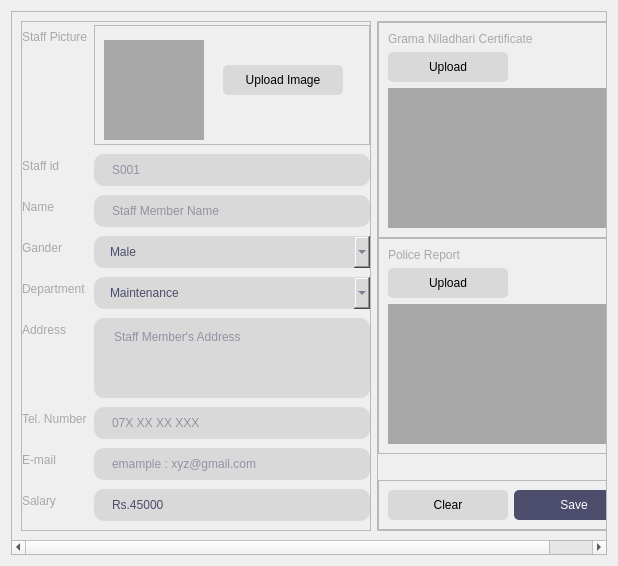
<?xml version="1.0" encoding="UTF-8"?>
<ui version="4.0">
 <class>add_staff_form</class>
 <widget class="QWidget" name="add_staff_form">
  <property name="geometry">
   <rect>
    <x>0</x>
    <y>0</y>
    <width>618</width>
    <height>566</height>
   </rect>
  </property>
  <property name="minimumSize">
   <size>
    <width>335</width>
    <height>400</height>
   </size>
  </property>
  <property name="windowTitle">
   <string>Form</string>
  </property>
  <layout class="QHBoxLayout" name="horizontalLayout">
   <item>
    <widget class="QScrollArea" name="scrollArea_3">
     <property name="minimumSize">
      <size>
       <width>200</width>
       <height>0</height>
      </size>
     </property>
     <property name="styleSheet">
      <string notr="true"/>
     </property>
     <property name="widgetResizable">
      <bool>true</bool>
     </property>
     <widget class="QWidget" name="scrollAreaWidgetContents_8">
      <property name="geometry">
       <rect>
        <x>0</x>
        <y>0</y>
        <width>692</width>
        <height>529</height>
       </rect>
      </property>
      <layout class="QHBoxLayout" name="horizontalLayout_12">
       <item>
        <widget class="QFrame" name="frame_19">
         <property name="frameShape">
          <enum>QFrame::StyledPanel</enum>
         </property>
         <property name="frameShadow">
          <enum>QFrame::Raised</enum>
         </property>
         <layout class="QVBoxLayout" name="verticalLayout_24">
          <property name="leftMargin">
           <number>0</number>
          </property>
          <property name="topMargin">
           <number>0</number>
          </property>
          <property name="rightMargin">
           <number>0</number>
          </property>
          <property name="bottomMargin">
           <number>0</number>
          </property>
          <item>
           <layout class="QFormLayout" name="formLayout_3">
            <item row="0" column="0">
             <widget class="QLabel" name="label_36">
              <property name="styleSheet">
               <string notr="true">font: 700 10pt &quot;SF Pro Display&quot;;
color: #a8a8a8;</string>
              </property>
              <property name="text">
               <string>Staff Picture</string>
              </property>
             </widget>
            </item>
            <item row="1" column="0">
             <widget class="QLabel" name="label_28">
              <property name="styleSheet">
               <string notr="true">font: 700 10pt &quot;SF Pro Display&quot;;
color: #a8a8a8;</string>
              </property>
              <property name="text">
               <string>Staff id</string>
              </property>
             </widget>
            </item>
            <item row="1" column="1">
             <widget class="QLineEdit" name="upload_s_id_2">
              <property name="styleSheet">
               <string notr="true">QLineEdit{
    background-color: #D9D9D9;
	font: 10pt &quot;SF Pro Display&quot;;
    color: #4C4C6C;
    border: none;
    border-radius: 10px;
    padding: 8px 16px; 
	text-align: left;
}</string>
              </property>
              <property name="placeholderText">
               <string>S001</string>
              </property>
             </widget>
            </item>
            <item row="2" column="0">
             <widget class="QLabel" name="label_29">
              <property name="styleSheet">
               <string notr="true">font: 700 10pt &quot;SF Pro Display&quot;;
color: #a8a8a8;</string>
              </property>
              <property name="text">
               <string>Name</string>
              </property>
             </widget>
            </item>
            <item row="2" column="1">
             <widget class="QLineEdit" name="upload_s_name_2">
              <property name="styleSheet">
               <string notr="true">QLineEdit{
    background-color: #D9D9D9;
	font: 10pt &quot;SF Pro Display&quot;;
    color: #4C4C6C;
    border: none;
    border-radius: 10px;
    padding: 8px 16px; 
	text-align: left;
}</string>
              </property>
              <property name="placeholderText">
               <string>Staff Member Name</string>
              </property>
             </widget>
            </item>
            <item row="3" column="0">
             <widget class="QLabel" name="label_30">
              <property name="styleSheet">
               <string notr="true">font: 700 10pt &quot;SF Pro Display&quot;;
color: #a8a8a8;</string>
              </property>
              <property name="text">
               <string>Gander</string>
              </property>
             </widget>
            </item>
            <item row="4" column="0">
             <widget class="QLabel" name="label_31">
              <property name="styleSheet">
               <string notr="true">font: 700 10pt &quot;SF Pro Display&quot;;
color: #a8a8a8;</string>
              </property>
              <property name="text">
               <string>Department</string>
              </property>
             </widget>
            </item>
            <item row="5" column="0">
             <widget class="QLabel" name="label_32">
              <property name="styleSheet">
               <string notr="true">font: 700 10pt &quot;SF Pro Display&quot;;
color: #a8a8a8;</string>
              </property>
              <property name="text">
               <string>Address</string>
              </property>
             </widget>
            </item>
            <item row="5" column="1">
             <widget class="QTextEdit" name="upload_s_address_2">
              <property name="maximumSize">
               <size>
                <width>16777215</width>
                <height>80</height>
               </size>
              </property>
              <property name="styleSheet">
               <string notr="true">QTextEdit{
    background-color: #D9D9D9;
	font: 10pt &quot;SF Pro Display&quot;;
    color: #4C4C6C;
    border: none;
    border-radius: 10px;
    padding: 8px 16px; 
	text-align: left;
}</string>
              </property>
              <property name="placeholderText">
               <string>Staff Member's Address</string>
              </property>
             </widget>
            </item>
            <item row="6" column="0">
             <widget class="QLabel" name="label_33">
              <property name="styleSheet">
               <string notr="true">font: 700 10pt &quot;SF Pro Display&quot;;
color: #a8a8a8;</string>
              </property>
              <property name="text">
               <string>Tel. Number</string>
              </property>
             </widget>
            </item>
            <item row="6" column="1">
             <widget class="QLineEdit" name="upload_s_tel_2">
              <property name="styleSheet">
               <string notr="true">QLineEdit{
    background-color: #D9D9D9;
	font: 10pt &quot;SF Pro Display&quot;;
    color: #4C4C6C;
    border: none;
    border-radius: 10px;
    padding: 8px 16px; 
	text-align: left;
}</string>
              </property>
              <property name="placeholderText">
               <string>07X XX XX XXX</string>
              </property>
             </widget>
            </item>
            <item row="7" column="0">
             <widget class="QLabel" name="label_34">
              <property name="styleSheet">
               <string notr="true">font: 700 10pt &quot;SF Pro Display&quot;;
color: #a8a8a8;</string>
              </property>
              <property name="text">
               <string>E-mail</string>
              </property>
             </widget>
            </item>
            <item row="7" column="1">
             <widget class="QLineEdit" name="upload_s_email_2">
              <property name="styleSheet">
               <string notr="true">QLineEdit{
    background-color: #D9D9D9;
	font: 10pt &quot;SF Pro Display&quot;;
    color: #4C4C6C;
    border: none;
    border-radius: 10px;
    padding: 8px 16px; 
	text-align: left;
}</string>
              </property>
              <property name="placeholderText">
               <string>emample : xyz@gmail.com</string>
              </property>
             </widget>
            </item>
            <item row="8" column="0">
             <widget class="QLabel" name="label_35">
              <property name="styleSheet">
               <string notr="true">font: 700 10pt &quot;SF Pro Display&quot;;
color: #a8a8a8;</string>
              </property>
              <property name="text">
               <string>Salary</string>
              </property>
             </widget>
            </item>
            <item row="8" column="1">
             <widget class="QLineEdit" name="upload_s_salary_2">
              <property name="styleSheet">
               <string notr="true">QLineEdit{
    background-color: #D9D9D9;
	font: 10pt &quot;SF Pro Display&quot;;
    color: #4C4C6C;
    border: none;
    border-radius: 10px;
    padding: 8px 16px; 
	text-align: left;
}</string>
              </property>
              <property name="text">
               <string>Rs.45000</string>
              </property>
              <property name="placeholderText">
               <string>Rs. 45000.00</string>
              </property>
             </widget>
            </item>
            <item row="0" column="1">
             <widget class="QFrame" name="frame_25">
              <property name="sizePolicy">
               <sizepolicy hsizetype="Minimum" vsizetype="Minimum">
                <horstretch>0</horstretch>
                <verstretch>0</verstretch>
               </sizepolicy>
              </property>
              <property name="minimumSize">
               <size>
                <width>0</width>
                <height>120</height>
               </size>
              </property>
              <property name="maximumSize">
               <size>
                <width>16777215</width>
                <height>100</height>
               </size>
              </property>
              <property name="frameShape">
               <enum>QFrame::StyledPanel</enum>
              </property>
              <property name="frameShadow">
               <enum>QFrame::Raised</enum>
              </property>
              <layout class="QHBoxLayout" name="horizontalLayout_14">
               <property name="topMargin">
                <number>0</number>
               </property>
               <item>
                <widget class="QLabel" name="upload_staff_member_pp_2">
                 <property name="sizePolicy">
                  <sizepolicy hsizetype="Fixed" vsizetype="Fixed">
                   <horstretch>50</horstretch>
                   <verstretch>50</verstretch>
                  </sizepolicy>
                 </property>
                 <property name="minimumSize">
                  <size>
                   <width>100</width>
                   <height>100</height>
                  </size>
                 </property>
                 <property name="maximumSize">
                  <size>
                   <width>80</width>
                   <height>80</height>
                  </size>
                 </property>
                 <property name="styleSheet">
                  <string notr="true">background-color: rgb(168, 168, 168);</string>
                 </property>
                 <property name="text">
                  <string/>
                 </property>
                </widget>
               </item>
               <item>
                <spacer name="horizontalSpacer_15">
                 <property name="orientation">
                  <enum>Qt::Horizontal</enum>
                 </property>
                 <property name="sizeType">
                  <enum>QSizePolicy::Minimum</enum>
                 </property>
                 <property name="sizeHint" stdset="0">
                  <size>
                   <width>13</width>
                   <height>20</height>
                  </size>
                 </property>
                </spacer>
               </item>
               <item>
                <widget class="QPushButton" name="upload_staff_pp">
                 <property name="sizePolicy">
                  <sizepolicy hsizetype="Expanding" vsizetype="Fixed">
                   <horstretch>0</horstretch>
                   <verstretch>0</verstretch>
                  </sizepolicy>
                 </property>
                 <property name="minimumSize">
                  <size>
                   <width>120</width>
                   <height>0</height>
                  </size>
                 </property>
                 <property name="styleSheet">
                  <string notr="true">/* Default button style */
QPushButton {
    background-color: #D9D9D9;
	font: 10pt &quot;SF Pro Display&quot;;
    color: #00000;
    border: none;
    border-radius: 5px;
    padding: 8px 16px; 

}

/* Button style on hover */
QPushButton:hover {
 background-color: #46464b;
	color: #ffffff;
	font-weight: bold;
}

/* Button style when pressed */
QPushButton:pressed {
    background-color: #AE544F;
 	color: #FFFFFF;
}

QPushButton:checked {
	background-color: #AE544F;
 	color: #FFFFFF;
}</string>
                 </property>
                 <property name="text">
                  <string>Upload Image</string>
                 </property>
                </widget>
               </item>
               <item>
                <spacer name="horizontalSpacer_16">
                 <property name="orientation">
                  <enum>Qt::Horizontal</enum>
                 </property>
                 <property name="sizeHint" stdset="0">
                  <size>
                   <width>17</width>
                   <height>20</height>
                  </size>
                 </property>
                </spacer>
               </item>
              </layout>
             </widget>
            </item>
            <item row="3" column="1">
             <widget class="QComboBox" name="upload_s_gender">
              <property name="styleSheet">
               <string notr="true">QComboBox{
    background-color: #D9D9D9;
	font: 10pt &quot;SF Pro Display&quot;;
    color: #4C4C6C;
    border: none;
    border-radius: 10px;
    padding: 8px 16px; 
	text-align: left;
}</string>
              </property>
              <item>
               <property name="text">
                <string>Male</string>
               </property>
              </item>
              <item>
               <property name="text">
                <string>Female</string>
               </property>
              </item>
             </widget>
            </item>
            <item row="4" column="1">
             <widget class="QComboBox" name="upload_s_department">
              <property name="styleSheet">
               <string notr="true">QComboBox{
    background-color: #D9D9D9;
	font: 10pt &quot;SF Pro Display&quot;;
    color: #4C4C6C;
    border: none;
    border-radius: 10px;
    padding: 8px 16px; 
	text-align: left;
}</string>
              </property>
              <item>
               <property name="text">
                <string>Maintenance</string>
               </property>
              </item>
              <item>
               <property name="text">
                <string>Kitchen</string>
               </property>
              </item>
              <item>
               <property name="text">
                <string>Housekeeping</string>
               </property>
              </item>
              <item>
               <property name="text">
                <string>Banquets</string>
               </property>
              </item>
             </widget>
            </item>
           </layout>
          </item>
         </layout>
        </widget>
       </item>
       <item>
        <widget class="QFrame" name="frame_20">
         <property name="frameShape">
          <enum>QFrame::StyledPanel</enum>
         </property>
         <property name="frameShadow">
          <enum>QFrame::Raised</enum>
         </property>
         <layout class="QVBoxLayout" name="verticalLayout_21">
          <property name="spacing">
           <number>0</number>
          </property>
          <property name="leftMargin">
           <number>0</number>
          </property>
          <property name="topMargin">
           <number>0</number>
          </property>
          <property name="rightMargin">
           <number>0</number>
          </property>
          <property name="bottomMargin">
           <number>0</number>
          </property>
          <item>
           <widget class="QFrame" name="frame_22">
            <property name="frameShape">
             <enum>QFrame::StyledPanel</enum>
            </property>
            <property name="frameShadow">
             <enum>QFrame::Raised</enum>
            </property>
            <layout class="QVBoxLayout" name="verticalLayout_23">
             <item>
              <widget class="QLabel" name="label_37">
               <property name="styleSheet">
                <string notr="true">font: 700 10pt &quot;SF Pro Display&quot;;
color: #a8a8a8;</string>
               </property>
               <property name="text">
                <string>Grama Niladhari Certificate</string>
               </property>
              </widget>
             </item>
             <item>
              <widget class="QPushButton" name="s_upload_g_certificate">
               <property name="sizePolicy">
                <sizepolicy hsizetype="Fixed" vsizetype="Fixed">
                 <horstretch>0</horstretch>
                 <verstretch>0</verstretch>
                </sizepolicy>
               </property>
               <property name="minimumSize">
                <size>
                 <width>120</width>
                 <height>0</height>
                </size>
               </property>
               <property name="styleSheet">
                <string notr="true">/* Default button style */
QPushButton {
    background-color: #D9D9D9;
	font: 10pt &quot;SF Pro Display&quot;;
    color: #00000;
    border: none;
    border-radius: 5px;
    padding: 8px 16px; 

}

/* Button style on hover */
QPushButton:hover {
 background-color: #46464b;
	color: #ffffff;
	font-weight: bold;
}

/* Button style when pressed */
QPushButton:pressed {
    background-color: #AE544F;
 	color: #FFFFFF;
}

QPushButton:checked {
	background-color: #AE544F;
 	color: #FFFFFF;
}</string>
               </property>
               <property name="text">
                <string>Upload</string>
               </property>
              </widget>
             </item>
             <item>
              <widget class="QLabel" name="view_s_upload_g_certificate">
               <property name="sizePolicy">
                <sizepolicy hsizetype="Maximum" vsizetype="Preferred">
                 <horstretch>0</horstretch>
                 <verstretch>0</verstretch>
                </sizepolicy>
               </property>
               <property name="minimumSize">
                <size>
                 <width>240</width>
                 <height>140</height>
                </size>
               </property>
               <property name="maximumSize">
                <size>
                 <width>240</width>
                 <height>140</height>
                </size>
               </property>
               <property name="styleSheet">
                <string notr="true">background-color: rgb(168, 168, 168);</string>
               </property>
               <property name="text">
                <string/>
               </property>
              </widget>
             </item>
            </layout>
           </widget>
          </item>
          <item>
           <widget class="QFrame" name="frame_23">
            <property name="frameShape">
             <enum>QFrame::StyledPanel</enum>
            </property>
            <property name="frameShadow">
             <enum>QFrame::Raised</enum>
            </property>
            <layout class="QVBoxLayout" name="verticalLayout_22">
             <item>
              <widget class="QLabel" name="label_38">
               <property name="styleSheet">
                <string notr="true">font: 700 10pt &quot;SF Pro Display&quot;;
color: #a8a8a8;</string>
               </property>
               <property name="text">
                <string>Police Report</string>
               </property>
              </widget>
             </item>
             <item>
              <widget class="QPushButton" name="s_upload_p_certificate">
               <property name="sizePolicy">
                <sizepolicy hsizetype="Fixed" vsizetype="Fixed">
                 <horstretch>0</horstretch>
                 <verstretch>0</verstretch>
                </sizepolicy>
               </property>
               <property name="minimumSize">
                <size>
                 <width>120</width>
                 <height>0</height>
                </size>
               </property>
               <property name="styleSheet">
                <string notr="true">/* Default button style */
QPushButton {
    background-color: #D9D9D9;
	font: 10pt &quot;SF Pro Display&quot;;
    color: #00000;
    border: none;
    border-radius: 5px;
    padding: 8px 16px; 

}

/* Button style on hover */
QPushButton:hover {
 background-color: #46464b;
	color: #ffffff;
	font-weight: bold;
}

/* Button style when pressed */
QPushButton:pressed {
    background-color: #AE544F;
 	color: #FFFFFF;
}

QPushButton:checked {
	background-color: #AE544F;
 	color: #FFFFFF;
}</string>
               </property>
               <property name="text">
                <string>Upload</string>
               </property>
              </widget>
             </item>
             <item>
              <widget class="QLabel" name="view_s_upload_p_certificate">
               <property name="sizePolicy">
                <sizepolicy hsizetype="Maximum" vsizetype="Preferred">
                 <horstretch>0</horstretch>
                 <verstretch>0</verstretch>
                </sizepolicy>
               </property>
               <property name="minimumSize">
                <size>
                 <width>240</width>
                 <height>140</height>
                </size>
               </property>
               <property name="maximumSize">
                <size>
                 <width>240</width>
                 <height>140</height>
                </size>
               </property>
               <property name="styleSheet">
                <string notr="true">background-color: rgb(168, 168, 168);</string>
               </property>
               <property name="text">
                <string/>
               </property>
              </widget>
             </item>
            </layout>
           </widget>
          </item>
          <item>
           <spacer name="verticalSpacer_4">
            <property name="orientation">
             <enum>Qt::Vertical</enum>
            </property>
            <property name="sizeHint" stdset="0">
             <size>
              <width>20</width>
              <height>30</height>
             </size>
            </property>
           </spacer>
          </item>
          <item>
           <widget class="QFrame" name="frame_24">
            <property name="minimumSize">
             <size>
              <width>0</width>
              <height>50</height>
             </size>
            </property>
            <property name="frameShape">
             <enum>QFrame::StyledPanel</enum>
            </property>
            <property name="frameShadow">
             <enum>QFrame::Raised</enum>
            </property>
            <layout class="QHBoxLayout" name="horizontalLayout_13">
             <item>
              <spacer name="horizontalSpacer_14">
               <property name="orientation">
                <enum>Qt::Horizontal</enum>
               </property>
               <property name="sizeHint" stdset="0">
                <size>
                 <width>4</width>
                 <height>20</height>
                </size>
               </property>
              </spacer>
             </item>
             <item>
              <widget class="QPushButton" name="view_s_update_2">
               <property name="sizePolicy">
                <sizepolicy hsizetype="Expanding" vsizetype="Fixed">
                 <horstretch>0</horstretch>
                 <verstretch>0</verstretch>
                </sizepolicy>
               </property>
               <property name="minimumSize">
                <size>
                 <width>120</width>
                 <height>0</height>
                </size>
               </property>
               <property name="styleSheet">
                <string notr="true">/* Default button style */
QPushButton {
    background-color: #D9D9D9;
	font: 10pt &quot;SF Pro Display&quot;;
    color: #00000;
    border: none;
    border-radius: 5px;
    padding: 8px 16px; 

}

/* Button style on hover */
QPushButton:hover {
 background-color: #46464b;
	color: #ffffff;
	font-weight: bold;
}

/* Button style when pressed */
QPushButton:pressed {
    background-color: #AE544F;
 	color: #FFFFFF;
}

QPushButton:checked {
	background-color: #AE544F;
 	color: #FFFFFF;
}</string>
               </property>
               <property name="text">
                <string>Clear</string>
               </property>
              </widget>
             </item>
             <item>
              <spacer name="horizontalSpacer_12">
               <property name="orientation">
                <enum>Qt::Horizontal</enum>
               </property>
               <property name="sizeHint" stdset="0">
                <size>
                 <width>2</width>
                 <height>20</height>
                </size>
               </property>
              </spacer>
             </item>
             <item>
              <widget class="QPushButton" name="save_insert_data">
               <property name="sizePolicy">
                <sizepolicy hsizetype="Preferred" vsizetype="Fixed">
                 <horstretch>0</horstretch>
                 <verstretch>0</verstretch>
                </sizepolicy>
               </property>
               <property name="minimumSize">
                <size>
                 <width>120</width>
                 <height>0</height>
                </size>
               </property>
               <property name="styleSheet">
                <string notr="true">/* Default button style */
QPushButton {
    background-color: #4C4C6C;
	font: 10pt &quot;SF Pro Display&quot;;
    color: #ffffff;
    border: none;
    border-radius: 5px;
    padding: 8px 16px; 



}

/* Button style on hover */
QPushButton:hover {
 background-color: #46464b;
	color: #ffffff;
	font-weight: bold;
}

/* Button style when pressed */
QPushButton:pressed {
    background-color: #AE544F;
 	color: #FFFFFF;
}

QPushButton:checked {
	background-color: #AE544F;
 	color: #FFFFFF;
}</string>
               </property>
               <property name="text">
                <string>Save</string>
               </property>
              </widget>
             </item>
             <item>
              <spacer name="horizontalSpacer_13">
               <property name="orientation">
                <enum>Qt::Horizontal</enum>
               </property>
               <property name="sizeHint" stdset="0">
                <size>
                 <width>1</width>
                 <height>20</height>
                </size>
               </property>
              </spacer>
             </item>
            </layout>
           </widget>
          </item>
         </layout>
        </widget>
       </item>
      </layout>
     </widget>
    </widget>
   </item>
  </layout>
 </widget>
 <resources/>
 <connections/>
</ui>
